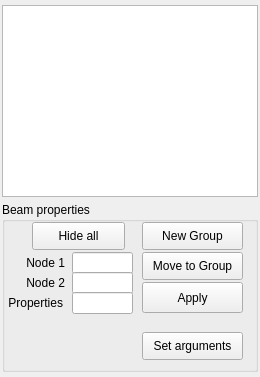
           <widget class="QWidget" name="tab_beams">
            <attribute name="title">
             <string>Beams</string>
            </attribute>
            <layout class="QVBoxLayout" name="verticalLayout_7">
             <property name="spacing">
              <number>5</number>
             </property>
             <property name="leftMargin">
              <number>2</number>
             </property>
             <property name="topMargin">
              <number>5</number>
             </property>
             <property name="rightMargin">
              <number>2</number>
             </property>
             <property name="bottomMargin">
              <number>5</number>
             </property>
             <item>
              <widget class="QTreeWidget" name="treeWidget_2">
               <property name="selectionMode">
                <enum>QAbstractItemView::ExtendedSelection</enum>
               </property>
               <property name="headerHidden">
                <bool>true</bool>
               </property>
               <column>
                <property name="text">
                 <string notr="true">1</string>
                </property>
               </column>
              </widget>
             </item>
             <item>
              <widget class="QGroupBox" name="groupBox">
               <property name="sizePolicy">
                <sizepolicy hsizetype="Preferred" vsizetype="Fixed">
                 <horstretch>0</horstretch>
                 <verstretch>0</verstretch>
                </sizepolicy>
               </property>
               <property name="minimumSize">
                <size>
                 <width>0</width>
                 <height>170</height>
                </size>
               </property>
               <property name="title">
                <string>Beam properties</string>
               </property>
               <widget class="QLineEdit" name="lineEdit_6">
                <property name="geometry">
                 <rect>
                  <x>70</x>
                  <y>50</y>
                  <width>61</width>
                  <height>22</height>
                 </rect>
                </property>
               </widget>
               <widget class="QLineEdit" name="lineEdit_7">
                <property name="geometry">
                 <rect>
                  <x>70</x>
                  <y>70</y>
                  <width>61</width>
                  <height>22</height>
                 </rect>
                </property>
               </widget>
               <widget class="QLineEdit" name="lineEdit_8">
                <property name="geometry">
                 <rect>
                  <x>70</x>
                  <y>90</y>
                  <width>61</width>
                  <height>22</height>
                 </rect>
                </property>
               </widget>
               <widget class="QLabel" name="label_5">
                <property name="geometry">
                 <rect>
                  <x>10</x>
                  <y>50</y>
                  <width>53</width>
                  <height>21</height>
                 </rect>
                </property>
                <property name="text">
                 <string>Node 1</string>
                </property>
                <property name="alignment">
                 <set>Qt::AlignRight|Qt::AlignTrailing|Qt::AlignVCenter</set>
                </property>
               </widget>
               <widget class="QLabel" name="label_6">
                <property name="geometry">
                 <rect>
                  <x>10</x>
                  <y>70</y>
                  <width>53</width>
                  <height>21</height>
                 </rect>
                </property>
                <property name="text">
                 <string>Node 2</string>
                </property>
                <property name="alignment">
                 <set>Qt::AlignRight|Qt::AlignTrailing|Qt::AlignVCenter</set>
                </property>
               </widget>
               <widget class="QLabel" name="label_8">
                <property name="geometry">
                 <rect>
                  <x>0</x>
                  <y>90</y>
                  <width>61</width>
                  <height>21</height>
                 </rect>
                </property>
                <property name="text">
                 <string>Properties</string>
                </property>
                <property name="alignment">
                 <set>Qt::AlignRight|Qt::AlignTrailing|Qt::AlignVCenter</set>
                </property>
               </widget>
               <widget class="QPushButton" name="pushButton_15">
                <property name="geometry">
                 <rect>
                  <x>140</x>
                  <y>80</y>
                  <width>101</width>
                  <height>31</height>
                 </rect>
                </property>
                <property name="text">
                 <string>Apply</string>
                </property>
               </widget>
               <widget class="QPushButton" name="pushButton_16">
                <property name="geometry">
                 <rect>
                  <x>140</x>
                  <y>20</y>
                  <width>101</width>
                  <height>28</height>
                 </rect>
                </property>
                <property name="text">
                 <string>New Group</string>
                </property>
               </widget>
               <widget class="QPushButton" name="pushButton_17">
                <property name="geometry">
                 <rect>
                  <x>140</x>
                  <y>50</y>
                  <width>101</width>
                  <height>28</height>
                 </rect>
                </property>
                <property name="text">
                 <string>Move to Group</string>
                </property>
               </widget>
               <widget class="QPushButton" name="pushButton_21_hidebeams">
                <property name="geometry">
                 <rect>
                  <x>30</x>
                  <y>20</y>
                  <width>93</width>
                  <height>28</height>
                 </rect>
                </property>
                <property name="text">
                 <string>Hide all</string>
                </property>
               </widget>
               <widget class="QLabel" name="label_9">
                <property name="geometry">
                 <rect>
                  <x>30</x>
                  <y>120</y>
                  <width>191</width>
                  <height>16</height>
                 </rect>
                </property>
                <property name="text">
                 <string/>
                </property>
               </widget>
               <widget class="QPushButton" name="pushButton_21">
                <property name="geometry">
                 <rect>
                  <x>140</x>
                  <y>130</y>
                  <width>101</width>
                  <height>28</height>
                 </rect>
                </property>
                <property name="toolTip">
                 <string>Choose arguments for selected beams</string>
                </property>
                <property name="text">
                 <string extracomment="Choose arguments for selected beams">Set arguments</string>
                </property>
               </widget>
              </widget>
             </item>
            </layout>
           </widget>
